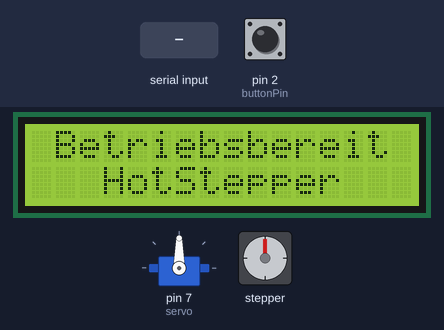
This sketch was run on a simulated Arduino Uno, built with avr-gcc and run on an emulated ATmega328P. Shown: servo, 16×2 character LCD, stepper motor. The inputs (shaded band) are chosen by the test bench; at power-on: pin 2 (buttonPin) HIGH. Stepper angles assume 2048 steps per turn.

Above: at 1.2 s.
1.3 s: pin 2 (buttonPin) pulled LOW for 0.15 s
At 2.8 s:
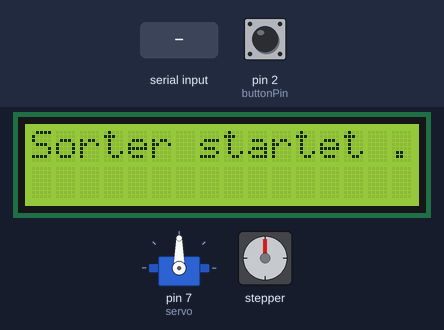
3.3 s: "M,45\n" received over Serial
At 3.48 s:
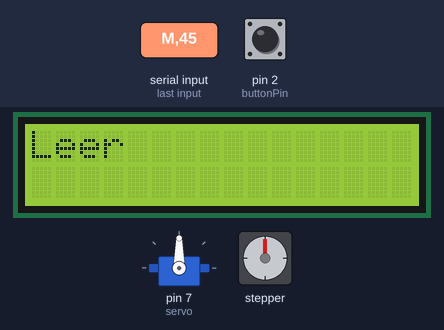
5.4 s: "2\n" received over Serial
At 5.62 s:
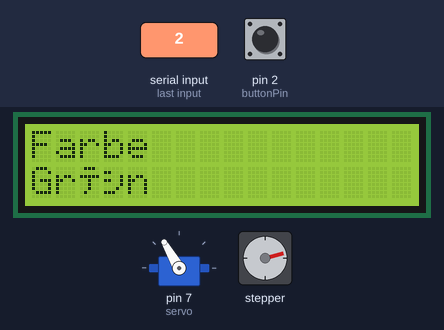
7.8 s: "30,150\n" received over Serial
At 8.05 s:
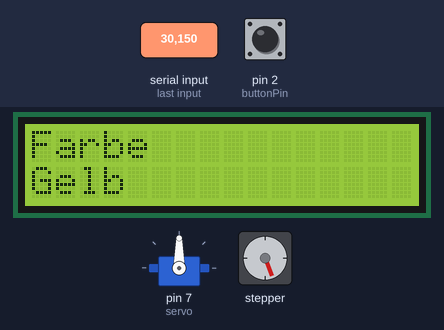
10.3 s: "3\n" received over Serial
At 10.47 s:
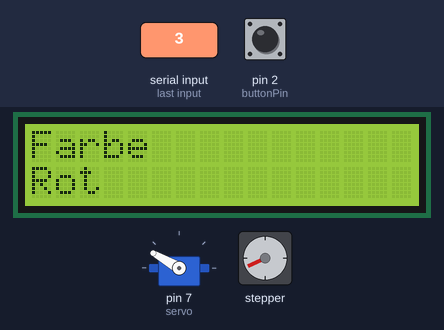
12.7 s: pin 2 (buttonPin) pulled LOW for 1 s
At 14.0 s:
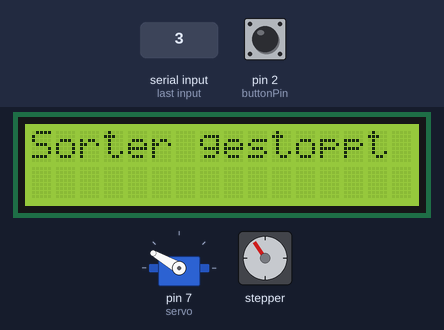
Timing chart, 0 to 15.7 s (numbered marks = the images above; inputs shaded):
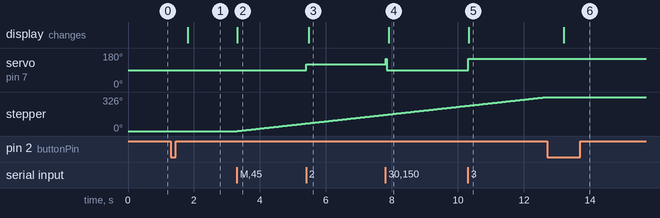

The sketch:

sorter.ino
```cpp
#include <Servo.h>
#include <Stepper.h>
#include <LiquidCrystal.h>

Servo servo;
int SPU = 2048;
Stepper Motor(SPU, 6, 4, 3, 5);
LiquidCrystal lcd(13, 12, 11, 10, 9, 8); // Adresse des LCD-Moduls und die Zeichenanzahl pro Zeile und Zeilenanzahl

int previous_case = 0;   // Vorheriger Case-Wert
const int ledPin = 1;    // Pin-Nummer der LED
const int buttonPin = 2; // Pin-Nummer des Buttons
int eingabe = 0;

volatile bool buttonPressed = false; // Diese Variable wird in der ISR geändert
bool motorActive = false;

unsigned long lastStepTime = 0; // Zeitpunkt des letzten Schrittes
int stepInterval = 1;           // Zeit zwischen den Schritten in Millisekunden

bool loopRunning = false; // Flag, um den Zustand der Loop anzuzeigen

void change_lcd_text(const char *text1, const char *text2 = NULL)
{
    lcd.clear();         // Lösche das Display
    lcd.setCursor(0, 0); // Setze den Cursor auf die erste Zeile
    lcd.print(text1);    // Schreibe den Text in die erste Zeile des Displays

    if (text2 != NULL) {
        lcd.setCursor(0, 1); // Setze den Cursor auf die zweite Zeile
        lcd.print(text2);    // Schreibe den Text in die zweite Zeile des Displays
    }
}

void setup()
{
    servo.attach(7);
    Motor.setSpeed(6);
    Serial.begin(9600); // Starte serielle Kommunikation mit einer Baudrate von 9600

    // Initialisiere das LCD-Modul
    lcd.begin(16, 2);
    bool loopRunning = false;

    // lcd write "Betriebsbereit"
    change_lcd_text(" Betriebsbereit", "   HotStepper");

    pinMode(ledPin, OUTPUT); // Setze den LED-Pin als Ausgang
    digitalWrite(ledPin, LOW);

    pinMode(buttonPin, INPUT_PULLUP);                                              // // aktiviert den internen Pullup-Widerstand
    attachInterrupt(digitalPinToInterrupt(buttonPin), handleButtonPress, FALLING); // Interrupt für den Button
}


void blink_led(int count, int delayTime = 200)
{
    for (int i = 0; i < count; i++)
    {
        digitalWrite(ledPin, HIGH);
        delay(delayTime);
        digitalWrite(ledPin, LOW);
        delay(delayTime);
    }
}

bool debounceButton(int pin, int delayTime)
{
    static int previousState = HIGH;
    static unsigned long debounceTime = 0;

    int currentState = digitalRead(pin);

    if (currentState != previousState)
    {
        debounceTime = millis();
    }

    if ((millis() - debounceTime) > delayTime)
    {
        if (currentState != previousState)
        {
            previousState = currentState;

            // nur dann "true" zurückgeben, wenn der Taster gedrückt ist (der Zustand ist LOW)
            if (currentState == LOW)
            {
                return true;
            }
        }
    }

    return false;
}

void loop()
{

    if (buttonPressed)
    {
        if (loopRunning)
        {
            stopLoop();
        }
        else
        {
            startLoop();
        }
        buttonPressed = false; // Setzen Sie die Variable zurück, nachdem der Button-Druck behandelt wurde
    }

    if (loopRunning)
    {
        digitalWrite(ledPin, LOW);

        if (Serial.available() > 0)
        {
            char receivedChar = Serial.read(); // Lese ein Zeichen von der seriellen Schnittstelle

            if (receivedChar == 'M')
            {
                motorActive = true;
            }
            else
            {
                eingabe = receivedChar - '0'; // Umwandlung des Zeichens in eine Zahl

                if (eingabe != previous_case)
                {
                    switch (eingabe)
                    {
                    case 1:
                        servo.write(90);        // Drehe den Servo auf Position 1 (30 Grad)
                        change_lcd_text("Farbe", "Gelb"); // Schreibe "Rot" in das Display
                        Motor.step(5);
                        break;

                    case 2:
                        servo.write(120);        // Drehe den Servo auf Position 2 (60 Grad)
                        change_lcd_text("Farbe", "Grün"); // Schreibe "Gelb" in das Display
                        Motor.step(5);
                        break;

                    case 3:
                        servo.write(150);        // Drehe den Servo auf Position 3 (90 Grad)
                        change_lcd_text("Farbe", "Rot"); // Schreibe "Grün" in das Display
                        Motor.step(5);
                        break;

                    case 4:
                        change_lcd_text("Leer");
                        Motor.step(5);
                        break;
                    }

                    previous_case = eingabe; // Speichere den aktuellen Case-Wert
                }
            }
        }

        if (motorActive && (millis() - lastStepTime > stepInterval)) {
            lastStepTime = millis();
            Motor.step(1);
        }
    }
}


void startLoop()
{
    blink_led(5, 50);
    change_lcd_text("Sorter startet ...");
    loopRunning = true;
}

void stopLoop()
{
    loopRunning = false;
    motorActive = false;
    blink_led(5, 50);
    change_lcd_text("Sorter gestoppt");
}

void handleButtonPress()
{
    buttonPressed = true;
}
```

Measured:
- after the input at 1.3 s, the display: changes after 0.50 s (image 1)
- after the input at 3.3 s, stepper: keeps turning clockwise at about 35°/s, starting at once; the display: changes at once (image 2)
- after the input at 5.4 s, servo on pin 7 (servo): 90° → 120° at once; the display: changes after 0.07 s (image 3)
- after the input at 7.8 s, servo on pin 7 (servo): 120° → 90° at once; the display: changes after 0.10 s (image 4)
- after the input at 10.3 s, servo on pin 7 (servo): 90° → 150° at once; the display: changes at once (image 5)
- after the input at 12.7 s, stepper: stops changing and stays 326°; the display: changes after 0.51 s (image 6)
